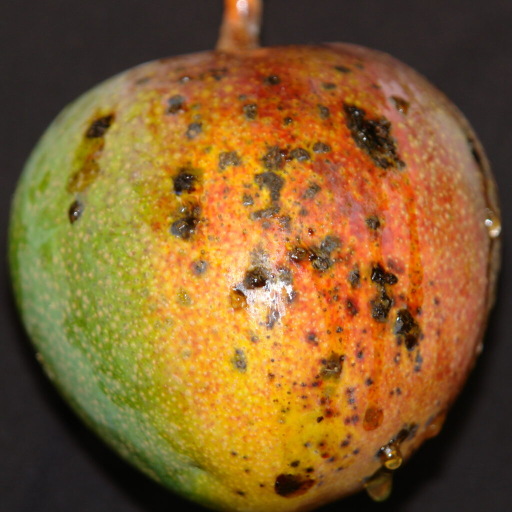
#> input picture ml/data/mango/external_test/04bacterial-black-spot-mango-1024x1024.jpg, 1024 x 1024 px (shown at 1/2 size)
$ python -i cielab_extractor.py   (imports and definitions only)
#> lines starting #> are read from the running program, lines starting #| are printed output that depends on the picture; after the words box and inside, x2 and y2 are one past the last pixel; in counts of white or black regions, pixels touching at a corner belong together
import numpy as np
from PIL import Image
import os

def rgb_to_cielab(rgb_img_np: np.ndarray) -> np.ndarray:
    """
    Convert an RGB numpy array (uint8, shape HxWx3) to CIELAB color space (float32, shape HxWx3).
    Follows standard CIE 1976 D65 reference illuminant transformation:
    sRGB -> Linear RGB -> CIE XYZ -> CIELAB.
    """
    if rgb_img_np.dtype != np.float32 and rgb_img_np.dtype != np.float64:
        rgb = rgb_img_np.astype(np.float32) / 255.0
    else:
        rgb = rgb_img_np.astype(np.float32)

    # 1. Gamma linearization (sRGB companding inverse)
    mask = rgb > 0.04045
    rgb_lin = np.empty_like(rgb)
    rgb_lin[mask] = np.power((rgb[mask] + 0.055) / 1.055, 2.4)
    rgb_lin[~mask] = rgb[~mask] / 12.92

    # 2. Linear RGB to CIE XYZ (Observer 2 deg, Illuminant D65)
    r = rgb_lin[..., 0]
    g = rgb_lin[..., 1]
    b = rgb_lin[..., 2]

    x = 0.4124564 * r + 0.3575761 * g + 0.1804375 * b
    y = 0.2126729 * r + 0.7151522 * g + 0.0721750 * b
    z = 0.0193339 * r + 0.1191920 * g + 0.9503041 * b

    # 3. Normalize by D65 reference white point
    xn = 0.95047
    yn = 1.00000
    zn = 1.08883

    xr = x / xn
    yr = y / yn
    zr = z / zn

    # 4. Non-linear transform function f(t)
    delta = 6.0 / 29.0
    delta_sq = delta * delta
    delta_cb = delta * delta_sq

    def f_trans(t):
        out = np.empty_like(t)
        t_mask = t > delta_cb
        out[t_mask] = np.cbrt(t[t_mask])
        out[~t_mask] = (t[~t_mask] / (3.0 * delta_sq)) + (4.0 / 29.0)
        return out

    fx = f_trans(xr)
    fy = f_trans(yr)
    fz = f_trans(zr)

    # 5. Compute L*, a*, b*
    L_star = 116.0 * fy - 16.0
    a_star = 500.0 * (fx - fy)
    b_star = 200.0 * (fy - fz)

    lab = np.stack([L_star, a_star, b_star], axis=-1)
    return lab

def extract_mango_features(image_input, use_l: bool = False, target_size=(128, 128)) -> np.ndarray:
    """
    Extract statistical and visual condition features from a mango fruit image crop.

    If use_l is False (Models A, B, C): Extracts features from a* and b* chromaticity channels,
    avoiding luminance sensitivity as inspired by the paper's chromatic focus.

    If use_l is True (Optional Model D): Includes L* luminance distribution metrics.
    """
#> called with use_l = False, target_size = (128, 128)
    if isinstance(image_input, str):
        if not os.path.exists(image_input):
            raise FileNotFoundError(f"Image not found at {image_input}")
        with Image.open(image_input) as img:
#> img is the input picture: PIL image 1024x1024 RGB; mean R, G, B 132, 95, 44.2
            rgb_img = img.convert('RGB')
    elif isinstance(image_input, Image.Image):
        rgb_img = image_input.convert('RGB')
    elif isinstance(image_input, np.ndarray):
        rgb_img = Image.fromarray(image_input.astype(np.uint8)).convert('RGB')
    else:
        raise ValueError("Unsupported image input type.")

    # Standardize scale
    if target_size is not None:
        rgb_img = rgb_img.resize(target_size, Image.Resampling.BILINEAR)

    rgb_np = np.array(rgb_img)

    # Segment fruit foreground (filter out pure black/white background borders if present)
    lum_sum = rgb_np.sum(axis=-1)
    fg_mask = (lum_sum > 25) & (lum_sum < 740)
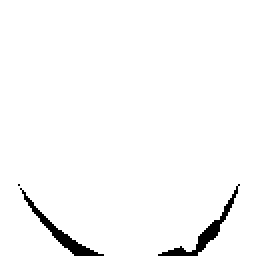
#> fg_mask: shape (128, 128) bool (shown 2 times larger); 97.6% white; 3 black regions (1 under 20 px), largest, box (x1, y1, x2, y2) and area: (79, 92, 120, 128) 197, (10, 94, 52, 128) 196
    if not np.any(fg_mask):
        fg_mask = np.ones((rgb_np.shape[0], rgb_np.shape[1]), dtype=bool)

    lab_np = rgb_to_cielab(rgb_np)
#> in rgb_to_cielab, `rgb_lin[~mask] = rgb[~mask] / 12.92`:
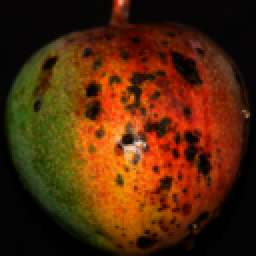
#> rgb_lin: shape (128, 128, 3) float32 (shown 2 times larger); mean R, G, B 0.33, 0.159, 0.036
#> in f_trans, `t_mask = t > delta_cb`: t_mask: shape (128, 128) bool; 95.1% white; 6 black regions (4 under 20 px), largest, box (x1, y1, x2, y2) and area: (78, 68, 126, 128) 395, (1, 70, 54, 128) 381
#> in f_trans, `out[~t_mask] = (t[~t_mask] / (3.0 * delta_sq)) + (4.0 / 29.0)`: out: shape (128, 128) float32; min 0.146, max 0.965, mean 0.525
#> in f_trans (call 2), `t_mask = t > delta_cb`: t_mask: shape (128, 128) bool; 95% white; 8 black regions (6 under 20 px), largest, box (x1, y1, x2, y2) and area: (77, 68, 126, 128) 404, (1, 70, 54, 128) 385
#> in f_trans (call 2), `out[~t_mask] = (t[~t_mask] / (3.0 * delta_sq)) + (4.0 / 29.0)`:
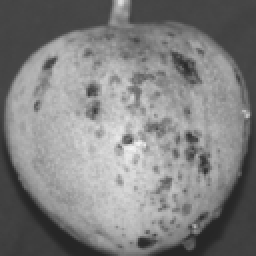
#> out: shape (128, 128) float32 (shown 2 times larger); min 0.147, max 0.962, mean 0.505
#> in f_trans (call 3), `t_mask = t > delta_cb`: t_mask: shape (128, 128) bool; 92.5% white; 30 black regions (25 under 20 px), largest, box (x1, y1, x2, y2) and area: (73, 67, 127, 128) 555, (0, 67, 59, 128) 482, (85, 26, 97, 39) 53, (69, 117, 79, 125) 48, (100, 77, 104, 87) 26
#> in f_trans (call 3), `out[~t_mask] = (t[~t_mask] / (3.0 * delta_sq)) + (4.0 / 29.0)`:
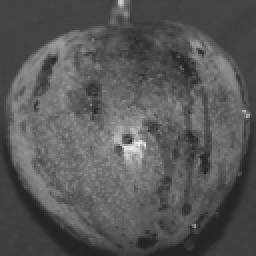
#> out: shape (128, 128) float32 (shown 2 times larger); min 0.143, max 0.923, mean 0.346
#> in rgb_to_cielab, `b_star = 200.0 * (fy - fz)`:
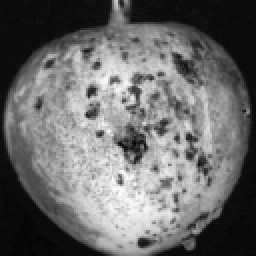
#> b_star: shape (128, 128) float32 (shown 2 times larger); min -3.05, max 79.77, mean 31.8; drawn with min black and max white
#> in rgb_to_cielab, `lab = np.stack([L_star, a_star, b_star], axis=-1)`:
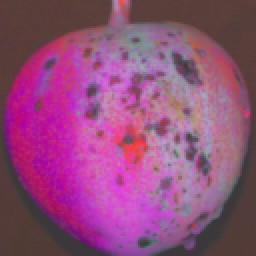
#> lab: shape (128, 128, 3) float32 (shown 2 times larger); mean of channels 0, 1, 2 42.6, 9.8, 31.8; drawn with min black and max white

    L = lab_np[..., 0][fg_mask]
#> L = 15990 values, max 95.64 at index 9537, min 2.49 at index 12415, mean 43.62
    a = lab_np[..., 1][fg_mask]
#> a = 15990 values, max 54.64 at index 6246, min -27.18 at index 7820, mean 10.07
    b = lab_np[..., 2][fg_mask]
#> b = 15990 values, max 79.77 at index 12088, min -3.05 at index 14356, mean 32.52

    # Chroma = sqrt(a*^2 + b*^2)
    chroma = np.sqrt(np.square(a) + np.square(b))
#> chroma = 15990 values, max 85.8 at index 10067, min 0.284 at index 13522, mean 36.61

    # Core a* statistics
    mean_a = float(np.mean(a))
#> mean_a = 10.07
    std_a = float(np.std(a))
#> std_a = 15.83
    median_a = float(np.median(a))
#> median_a = 6.53
    p10_a = float(np.percentile(a, 10))
#> p10_a = -12.14
    p25_a = float(np.percentile(a, 25))
#> p25_a = 1.68
    p75_a = float(np.percentile(a, 75))
#> p75_a = 21.52
    p90_a = float(np.percentile(a, 90))
#> p90_a = 32.76

    # Core b* statistics
    mean_b = float(np.mean(b))
#> mean_b = 32.52
    std_b = float(np.std(b))
#> std_b = 23.58
    median_b = float(np.median(b))
#> median_b = 35.77
    p10_b = float(np.percentile(b, 10))
#> p10_b = 1.01
    p25_b = float(np.percentile(b, 25))
#> p25_b = 2.71
    p75_b = float(np.percentile(b, 75))
#> p75_b = 52.31
    p90_b = float(np.percentile(b, 90))
#> p90_b = 62.91

    # Chroma distribution
    chroma_mean = float(np.mean(chroma))
#> chroma_mean = 36.61
    chroma_std = float(np.std(chroma))
#> chroma_std = 25.01

    # Chromatic defect indicator (low chroma necrotic pixels or abnormal a* spots)
    # Healthy mango skin typically has chroma > 14 (green: a* < -10, b* > 5; or yellow: b* > 18, a* > -5).
    # Necrotic/canker/anthracnose lesions have dark brownish/black discoloration:
    # low chroma (<14) with brownish chromaticity (a* > -5.0) or low b* with non-green a*.
    # Emerald green skin (a* < -10) is healthy vegetative tissue and is not necrotic.
    necrotic_pixels = ((chroma < 14.0) & (a > -5.0)) | ((b < 10.0) & (a > -5.0))
    affected_ratio = float(np.sum(necrotic_pixels) / len(a))
#> affected_ratio = 0.285

    # Healthy skin indicator:
    # Accounts for BOTH emerald green Goan mangoes (a* <= -10, b* >= 5) and ripe yellow mangoes (b* >= 18, chroma >= 20)
    healthy_pixels = ((a <= -10.0) & (b >= 5.0) & (chroma >= 12.0)) | ((b >= 18.0) & (chroma >= 20.0))
    healthy_ratio = float(np.sum(healthy_pixels) / len(a))
#> healthy_ratio = 0.682

    # Local texture variation across the fruit surface
    # Approximated by standard deviation of local gradients in the a* channel
    grad_y, grad_x = np.gradient(lab_np[..., 1])
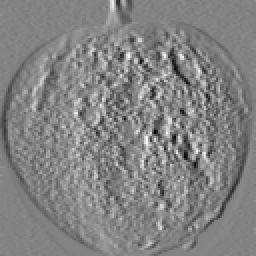
#> grad_x: shape (128, 128) float32 (shown 2 times larger); min -18.19, max 17.2, mean 0.00378; drawn with min black and max white
    texture_roughness = float(np.mean(np.sqrt(np.square(grad_x) + np.square(grad_y))[fg_mask]))
#> texture_roughness = 3.32

    feature_vec = [
        mean_a, std_a, median_a, p10_a, p25_a, p75_a, p90_a,
        mean_b, std_b, median_b, p10_b, p25_b, p75_b, p90_b,
        chroma_mean, chroma_std,
        affected_ratio, healthy_ratio,
        texture_roughness
    ]
#> feature_vec = [10.07, 15.83, 6.53, -12.14, 1.68, 21.52, 32.76, 32.52, 23.58, 35.77, 1.01, 2.71, 52.31, 62.91, 36.61, 25.01, 0.285, 0.682, 3.32]

    if use_l:
        mean_L = float(np.mean(L))
        std_L = float(np.std(L))
        median_L = float(np.median(L))
        p10_L = float(np.percentile(L, 10))
        p90_L = float(np.percentile(L, 90))
        feature_vec.extend([mean_L, std_L, median_L, p10_L, p90_L])

    return np.array(feature_vec, dtype=np.float32)

def get_feature_names(use_l: bool = False):
    names = [
        "mean_a", "std_a", "median_a", "p10_a", "p25_a", "p75_a", "p90_a",
        "mean_b", "std_b", "median_b", "p10_b", "p25_b", "p75_b", "p90_b",
        "chroma_mean", "chroma_std",
        "affected_ratio", "healthy_ratio",
        "texture_roughness"
    ]
    if use_l:
        names.extend(["mean_L", "std_L", "median_L", "p10_L", "p90_L"])
    return names

>>> result = extract_mango_features('../data/mango/external_test/04bacterial-black-spot-mango-1024x1024.jpg')
#> result = 19 values, max 62.91 at index 13, min -12.14 at index 3, mean 18.58

$ run again, on ml/data/mango/external_test/20220423_182138.jpg
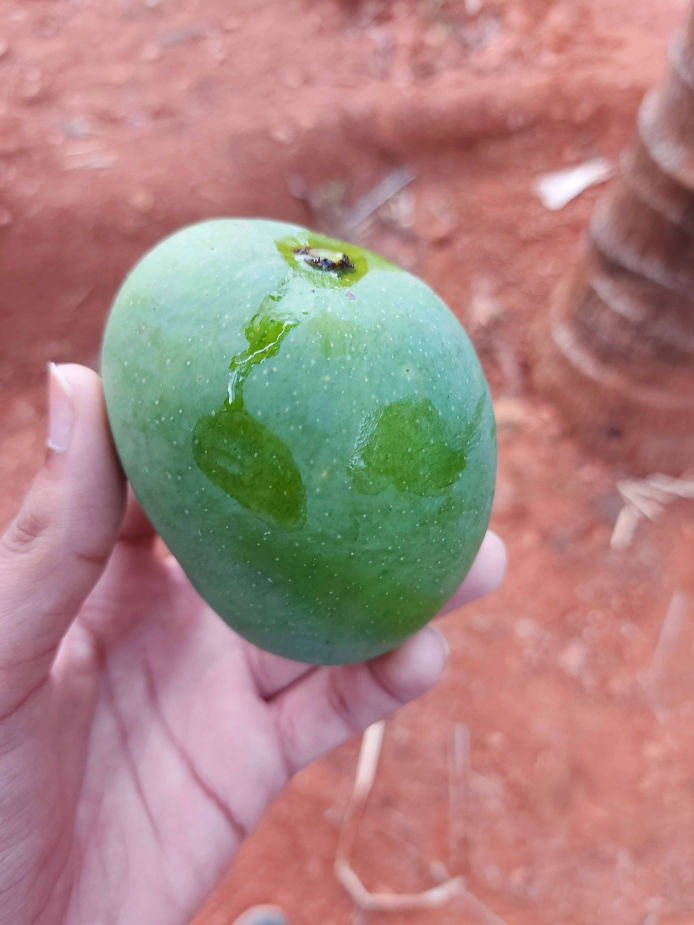
#> input picture ml/data/mango/external_test/20220423_182138.jpg, 3468 x 4624 px (shown at 1/5 size)
#> in extract_mango_features, img is the input picture: PIL image 3468x4624 RGB; mean R, G, B 168.7, 132.9, 129
#> in extract_mango_features, `fg_mask = (lum_sum > 25) & (lum_sum < 740)`:
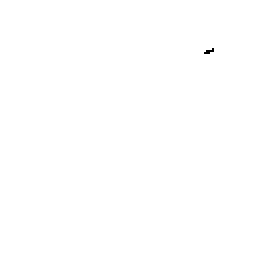
#> fg_mask: shape (128, 128) bool (shown 2 times larger); 100% white; black in thin lines or dots, all inside (x1, y1, x2, y2) = (102, 24, 107, 27)
#> t_mask: shape (128, 128) bool; every value is 1
#> L = 16376 values, max 95.14 at index 3178, min 17.2 at index 8462, mean 59.12
#> a = 16376 values, max 34.7 at index 15022, min -39.97 at index 5803, mean 13.6
#> in extract_mango_features, `b = lab_np[..., 2][fg_mask]`: b = 16376 values, max 59.77 at index 5930, min -11.61 at index 4660, mean 8.38
#> chroma = 16376 values, max 71.76 at index 5930, min 0 at index 10525, mean 25.44
#> mean_a = 13.6
#> std_a = 19.23
#> median_a = 22.42
#> p10_a = -23.59
#> p25_a = 14.93
#> p75_a = 25.66
#> p90_a = 28.06
#> mean_b = 8.38
#> std_b = 8.73
#> median_b = 9.38
#> p10_b = -5.08
#> p25_b = 2.43
#> p75_b = 13.53
#> p90_b = 16.48
#> chroma_mean = 25.44
#> chroma_std = 7.35
#> affected_ratio = 0.43
#> healthy_ratio = 0.133
#> in extract_mango_features, `grad_y, grad_x = np.gradient(lab_np[..., 1])`:
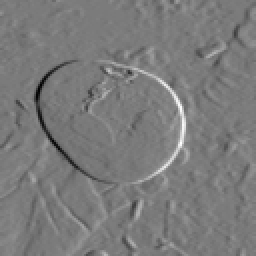
#> grad_x: shape (128, 128) float32 (shown 2 times larger); min -18.69, max 19.97, mean -0.0049; drawn with min black and max white
#> texture_roughness = 1.88
#> feature_vec = [13.6, 19.23, 22.42, -23.59, 14.93, 25.66, 28.06, 8.38, 8.73, 9.38, -5.08, 2.43, 13.53, 16.48, 25.44, 7.35, 0.43, 0.133, 1.88]
#> result = 19 values, max 28.06 at index 6, min -23.59 at index 3, mean 9.97

$ run again, on ml/data/mango/external_test/20220423_183537.jpg
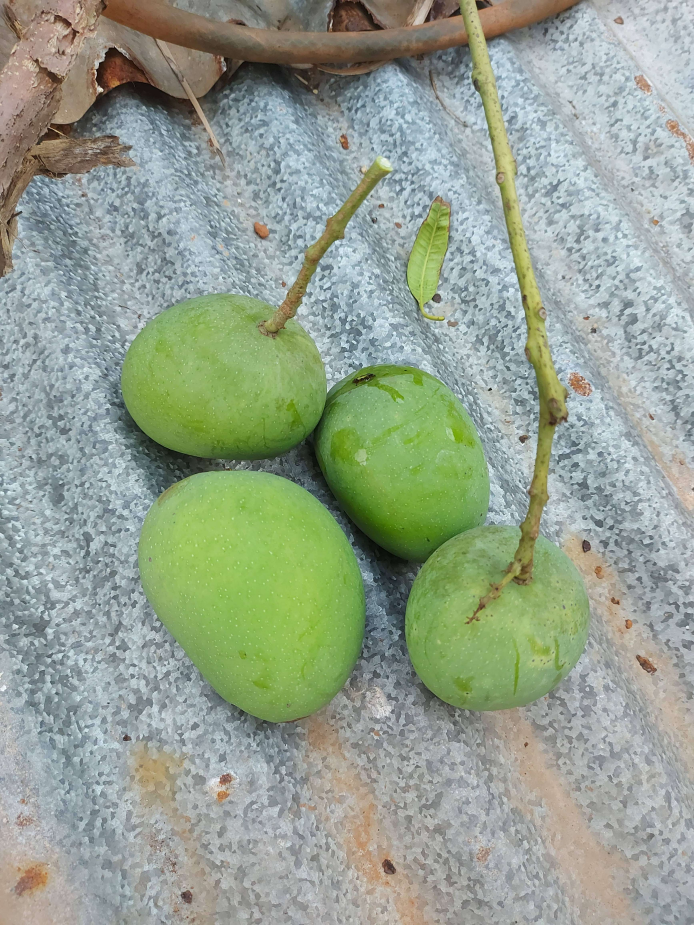
#> input picture ml/data/mango/external_test/20220423_183537.jpg, 3468 x 4624 px (shown at 1/5 size)
#> in extract_mango_features, img is the input picture: PIL image 3468x4624 RGB; mean R, G, B 149.2, 161.1, 144.6
#> fg_mask: shape (128, 128) bool; every value is 1
#> t_mask: shape (128, 128) bool; 99.9% white; black in thin lines or dots, all inside (x1, y1, x2, y2) = (27, 9, 74, 78)
#> t_mask: shape (128, 128) bool; 99.9% white; black in thin lines or dots, all inside (x1, y1, x2, y2) = (26, 12, 74, 78)
#> t_mask: shape (128, 128) bool; 99.8% white; black in thin lines or dots, all inside (x1, y1, x2, y2) = (20, 7, 75, 78)
#> L = 16384 values, max 88.25 at index 1143, min 5.29 at index 9798, mean 64.88
#> a = 16384 values, max 22.96 at index 1300, min -35.66 at index 7764, mean -6.75
#> in extract_mango_features, `b = lab_np[..., 2][fg_mask]`: b = 16384 values, max 61.32 at index 7764, min -10.84 at index 1481, mean 7.28
#> chroma = 16384 values, max 70.93 at index 7764, min 0 at index 14935, mean 14.4
#> mean_a = -6.75
#> std_a = 10.38
#> median_a = -3.7
#> p10_a = -26.56
#> p25_a = -5.69
#> p75_a = -1.1
#> p90_a = 2.16
#> mean_b = 7.28
#> std_b = 16.28
#> median_b = -0.515
#> p10_b = -5.48
#> p25_b = -4.22
#> p75_b = 13.42
#> p90_b = 36.2
#> chroma_mean = 14.4
#> chroma_std = 16.24
#> affected_ratio = 0.639
#> healthy_ratio = 0.226
#> in extract_mango_features, `grad_y, grad_x = np.gradient(lab_np[..., 1])`:
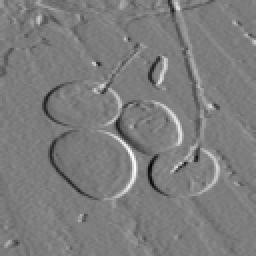
#> grad_x: shape (128, 128) float32 (shown 2 times larger); min -12.76, max 13.22, mean -0.0103; drawn with min black and max white
#> texture_roughness = 1.42
#> feature_vec = [-6.75, 10.38, -3.7, -26.56, -5.69, -1.1, 2.16, 7.28, 16.28, -0.515, -5.48, -4.22, 13.42, 36.2, 14.4, 16.24, 0.639, 0.226, 1.42]
#> result = 19 values, max 36.2 at index 13, min -26.56 at index 3, mean 3.4
